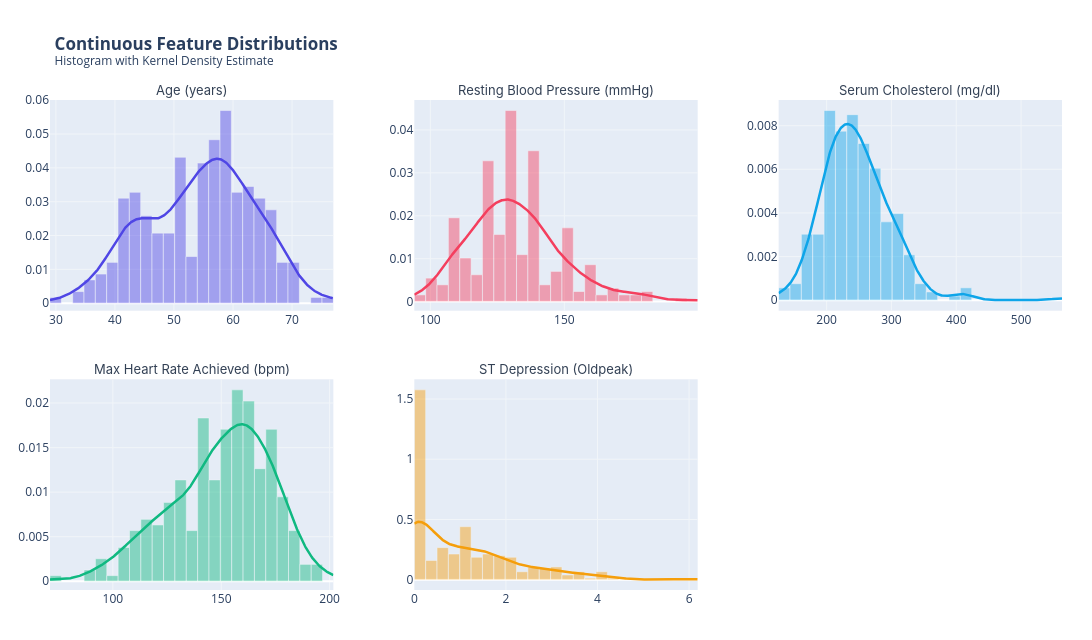

The code cell stored with this chart in its notebook:
### Markdown cell above
## 3. Exploratory Data Analysis (EDA)

### 3.1. Distributions of Continuous Features
We plot the distribution of each continuous variable using histograms overlayed with a Kernel Density Estimate (KDE) to visualize shape, skewness, and spread.

### Code cell
"""
(Main Code)
plt.figure(figsize=(15, 10))
for i, col in enumerate(continuous, 1):
    plt.subplot(2, 3, i)
    sns.histplot(df[col], kde=True, color='royalblue')
    plt.title(f'Distribution of {col}')
plt.tight_layout()
plt.show()
"""

# ── Continuous Feature Distributions: Histogram + KDE (PLOTLY PRO VERSION) ──
df_continuous = df[continuous]
col_labels = {
    'age': 'Age (years)',
    'trestbps': 'Resting Blood Pressure (mmHg)',
    'chol': 'Serum Cholesterol (mg/dl)',
    'thalach': 'Max Heart Rate Achieved (bpm)',
    'oldpeak': 'ST Depression (Oldpeak)'
}

fig = make_subplots(
    rows=2, cols=3,
    subplot_titles=[col_labels.get(c, c) for c in df_continuous.columns],
    vertical_spacing=0.14,
    horizontal_spacing=0.08
)

for i, col in enumerate(df_continuous.columns):
    row = (i // 3) + 1
    col_idx = (i % 3) + 1
    color = premium_colors[i % len(premium_colors)]

    dist_fig = ff.create_distplot(
        [df_continuous[col].dropna().tolist()],
        [col_labels.get(col, col)],
        show_rug=False,
        colors=[color],
        bin_size=(df_continuous[col].max() - df_continuous[col].min()) / 25
    )
    for trace in dist_fig['data']:
        if trace['type'] == 'histogram':
            trace['opacity'] = 0.45
            trace['marker']['line'] = dict(color='white', width=0.5)
        elif trace['type'] == 'scatter':  # KDE line
            trace['line'] = dict(width=2.5, color=color)
        fig.add_trace(trace, row=row, col=col_idx)

# Hide the unused 6th subplot
fig.update_layout(
    height=640,
    width=1150,
    title_text='<b>Continuous Feature Distributions</b><br><sup>Histogram with Kernel Density Estimate</sup>',
    showlegend=False,
    margin=dict(l=50, r=30, t=100, b=50)
)
fig.update_xaxes(showgrid=True, gridwidth=1, gridcolor='#F1F5F9')
fig.update_yaxes(showgrid=True, gridwidth=1, gridcolor='#F1F5F9')

for annotation in fig['layout']['annotations']:
    annotation['font'] = dict(size=13, color='#334155', family='Inter, Arial')

fig.show()

### Figure 1 — Plotly figure (JSON) as saved in the notebook; plotly's stock layout.template omitted (floating-point values rounded to 4 significant figures; data arrays with more than 128 entries replaced by an {"elided": "..."} marker saying what was removed)
{"data": [{"autobinx": false, "histnorm": "probability density", "legendgroup": "Age (years)", "marker": {"color": "#4F46E5", "line": {"color": "white", "width": 0.5}}, "name": "Age (years)", "opacity": 0.45, "type": "histogram", "x": {"elided": "303 int values"}, "xaxis": "x", "xbins": {"end": 77, "size": 1.92, "start": 29}, "yaxis": "y"}, {"legendgroup": "Age (years)", "line": {"color": "#4F46E5", "width": 2.5}, "marker": {"color": "#4F46E5"}, "mode": "lines", "name": "Age (years)", "showlegend": false, "type": "scatter", "x": {"elided": "500 float values"}, "xaxis": "x", "y": {"elided": "500 float values"}, "yaxis": "y"}, {"autobinx": false, "histnorm": "probability density", "legendgroup": "Resting Blood Pressure (mmHg)", "marker": {"color": "#F43F5E", "line": {"color": "white", "width": 0.5}}, "name": "Resting Blood Pressure (mmHg)", "opacity": 0.45, "type": "histogram", "x": {"elided": "303 int values"}, "xaxis": "x2", "xbins": {"end": 200, "size": 4.24, "start": 94}, "yaxis": "y2"}, {"legendgroup": "Resting Blood Pressure (mmHg)", "line": {"color": "#F43F5E", "width": 2.5}, "marker": {"color": "#F43F5E"}, "mode": "lines", "name": "Resting Blood Pressure (mmHg)", "showlegend": false, "type": "scatter", "x": {"elided": "500 float values"}, "xaxis": "x2", "y": {"elided": "500 float values"}, "yaxis": "y2"}, {"autobinx": false, "histnorm": "probability density", "legendgroup": "Serum Cholesterol (mg/dl)", "marker": {"color": "#0EA5E9", "line": {"color": "white", "width": 0.5}}, "name": "Serum Cholesterol (mg/dl)", "opacity": 0.45, "type": "histogram", "x": {"elided": "303 int values"}, "xaxis": "x3", "xbins": {"end": 564, "size": 17.52, "start": 126}, "yaxis": "y3"}, {"legendgroup": "Serum Cholesterol (mg/dl)", "line": {"color": "#0EA5E9", "width": 2.5}, "marker": {"color": "#0EA5E9"}, "mode": "lines", "name": "Serum Cholesterol (mg/dl)", "showlegend": false, "type": "scatter", "x": {"elided": "500 float values"}, "xaxis": "x3", "y": {"elided": "500 float values"}, "yaxis": "y3"}, {"autobinx": false, "histnorm": "probability density", "legendgroup": "Max Heart Rate Achieved (bpm)", "marker": {"color": "#10B981", "line": {"color": "white", "width": 0.5}}, "name": "Max Heart Rate Achieved (bpm)", "opacity": 0.45, "type": "histogram", "x": {"elided": "303 int values"}, "xaxis": "x4", "xbins": {"end": 202, "size": 5.24, "start": 71}, "yaxis": "y4"}, {"legendgroup": "Max Heart Rate Achieved (bpm)", "line": {"color": "#10B981", "width": 2.5}, "marker": {"color": "#10B981"}, "mode": "lines", "name": "Max Heart Rate Achieved (bpm)", "showlegend": false, "type": "scatter", "x": {"elided": "500 float values"}, "xaxis": "x4", "y": {"elided": "500 float values"}, "yaxis": "y4"}, {"autobinx": false, "histnorm": "probability density", "legendgroup": "ST Depression (Oldpeak)", "marker": {"color": "#F59E0B", "line": {"color": "white", "width": 0.5}}, "name": "ST Depression (Oldpeak)", "opacity": 0.45, "type": "histogram", "x": {"elided": "303 float values"}, "xaxis": "x5", "xbins": {"end": 6.2, "size": 0.248, "start": 0}, "yaxis": "y5"}, {"legendgroup": "ST Depression (Oldpeak)", "line": {"color": "#F59E0B", "width": 2.5}, "marker": {"color": "#F59E0B"}, "mode": "lines", "name": "ST Depression (Oldpeak)", "showlegend": false, "type": "scatter", "x": {"elided": "500 float values"}, "xaxis": "x5", "y": {"elided": "500 float values"}, "yaxis": "y5"}], "layout": {"annotations": [{"font": {"color": "#334155", "family": "Inter, Arial", "size": 13}, "showarrow": false, "text": "Age (years)", "x": 0.14, "xanchor": "center", "xref": "paper", "y": 1, "yanchor": "bottom", "yref": "paper"}, {"font": {"color": "#334155", "family": "Inter, Arial", "size": 13}, "showarrow": false, "text": "Resting Blood Pressure (mmHg)", "x": 0.5, "xanchor": "center", "xref": "paper", "y": 1, "yanchor": "bottom", "yref": "paper"}, {"font": {"color": "#334155", "family": "Inter, Arial", "size": 13}, "showarrow": false, "text": "Serum Cholesterol (mg/dl)", "x": 0.86, "xanchor": "center", "xref": "paper", "y": 1, "yanchor": "bottom", "yref": "paper"}, {"font": {"color": "#334155", "family": "Inter, Arial", "size": 13}, "showarrow": false, "text": "Max Heart Rate Achieved (bpm)", "x": 0.14, "xanchor": "center", "xref": "paper", "y": 0.43, "yanchor": "bottom", "yref": "paper"}, {"font": {"color": "#334155", "family": "Inter, Arial", "size": 13}, "showarrow": false, "text": "ST Depression (Oldpeak)", "x": 0.5, "xanchor": "center", "xref": "paper", "y": 0.43, "yanchor": "bottom", "yref": "paper"}], "height": 640, "margin": {"b": 50, "l": 50, "r": 30, "t": 100}, "showlegend": false, "title": {"text": "<b>Continuous Feature Distributions</b><br><sup>Histogram with Kernel Density Estimate</sup>"}, "width": 1150, "xaxis": {"anchor": "y", "domain": [0, 0.28], "gridcolor": "#F1F5F9", "gridwidth": 1, "showgrid": true}, "xaxis2": {"anchor": "y2", "domain": [0.36, 0.64], "gridcolor": "#F1F5F9", "gridwidth": 1, "showgrid": true}, "xaxis3": {"anchor": "y3", "domain": [0.72, 1], "gridcolor": "#F1F5F9", "gridwidth": 1, "showgrid": true}, "xaxis4": {"anchor": "y4", "domain": [0, 0.28], "gridcolor": "#F1F5F9", "gridwidth": 1, "showgrid": true}, "xaxis5": {"anchor": "y5", "domain": [0.36, 0.64], "gridcolor": "#F1F5F9", "gridwidth": 1, "showgrid": true}, "xaxis6": {"anchor": "y6", "domain": [0.72, 1], "gridcolor": "#F1F5F9", "gridwidth": 1, "showgrid": true}, "yaxis": {"anchor": "x", "domain": [0.57, 1], "gridcolor": "#F1F5F9", "gridwidth": 1, "showgrid": true}, "yaxis2": {"anchor": "x2", "domain": [0.57, 1], "gridcolor": "#F1F5F9", "gridwidth": 1, "showgrid": true}, "yaxis3": {"anchor": "x3", "domain": [0.57, 1], "gridcolor": "#F1F5F9", "gridwidth": 1, "showgrid": true}, "yaxis4": {"anchor": "x4", "domain": [0, 0.43], "gridcolor": "#F1F5F9", "gridwidth": 1, "showgrid": true}, "yaxis5": {"anchor": "x5", "domain": [0, 0.43], "gridcolor": "#F1F5F9", "gridwidth": 1, "showgrid": true}, "yaxis6": {"anchor": "x6", "domain": [0, 0.43], "gridcolor": "#F1F5F9", "gridwidth": 1, "showgrid": true}}}
